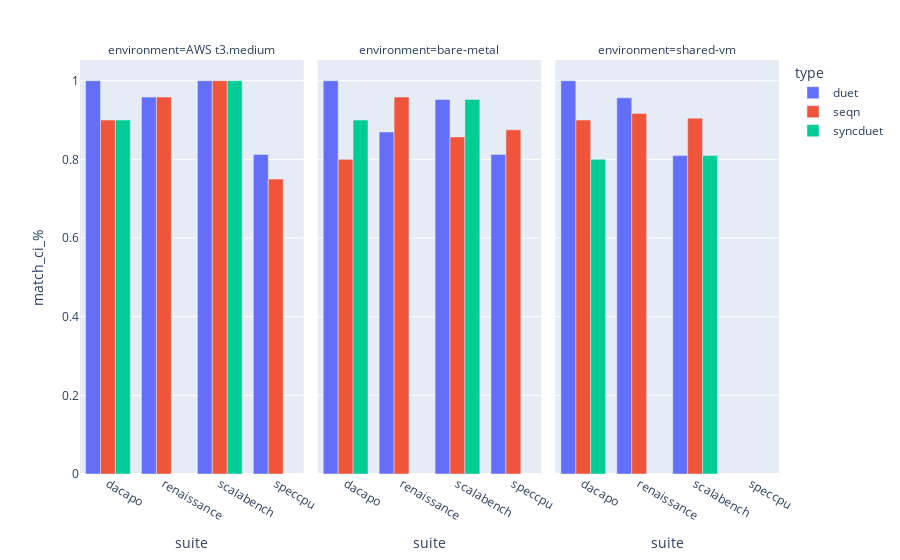

The notebook cell saved with this chart:
### Markdown cell above
### CI test

### Code cell
df_pred_ci = arbiter_ci_contains_zero(df_ci)
df = group_predictions(df_pred_ci, utest=False)
px.bar(
    df,
    x=RF.suite,
    y=DF.match_ratio_ci,
    facet_col=DF.env,
    color=RF.type,
    barmode="group",
)

### Figure 1 — Plotly figure (JSON) as saved in the notebook; plotly's stock layout.template omitted (floating-point values rounded to 4 significant figures)
{"data": [{"alignmentgroup": "True", "hovertemplate": "type=duet<br>environment=AWS t3.medium<br>suite=%{x}<br>match_ci_%=%{y}<extra></extra>", "legendgroup": "duet", "marker": {"color": "#636efa", "pattern": {"shape": ""}}, "name": "duet", "offsetgroup": "duet", "orientation": "v", "showlegend": true, "textposition": "auto", "type": "bar", "x": ["dacapo", "renaissance", "scalabench", "speccpu"], "xaxis": "x", "y": [1, 0.9583, 1, 0.8125], "yaxis": "y"}, {"alignmentgroup": "True", "hovertemplate": "type=duet<br>environment=bare-metal<br>suite=%{x}<br>match_ci_%=%{y}<extra></extra>", "legendgroup": "duet", "marker": {"color": "#636efa", "pattern": {"shape": ""}}, "name": "duet", "offsetgroup": "duet", "orientation": "v", "showlegend": false, "textposition": "auto", "type": "bar", "x": ["dacapo", "renaissance", "scalabench", "speccpu"], "xaxis": "x2", "y": [1, 0.8696, 0.9524, 0.8125], "yaxis": "y2"}, {"alignmentgroup": "True", "hovertemplate": "type=duet<br>environment=shared-vm<br>suite=%{x}<br>match_ci_%=%{y}<extra></extra>", "legendgroup": "duet", "marker": {"color": "#636efa", "pattern": {"shape": ""}}, "name": "duet", "offsetgroup": "duet", "orientation": "v", "showlegend": false, "textposition": "auto", "type": "bar", "x": ["dacapo", "renaissance", "scalabench"], "xaxis": "x3", "y": [1, 0.9565, 0.8095], "yaxis": "y3"}, {"alignmentgroup": "True", "hovertemplate": "type=seqn<br>environment=AWS t3.medium<br>suite=%{x}<br>match_ci_%=%{y}<extra></extra>", "legendgroup": "seqn", "marker": {"color": "#EF553B", "pattern": {"shape": ""}}, "name": "seqn", "offsetgroup": "seqn", "orientation": "v", "showlegend": true, "textposition": "auto", "type": "bar", "x": ["dacapo", "renaissance", "scalabench", "speccpu"], "xaxis": "x", "y": [0.9, 0.9583, 1, 0.75], "yaxis": "y"}, {"alignmentgroup": "True", "hovertemplate": "type=seqn<br>environment=bare-metal<br>suite=%{x}<br>match_ci_%=%{y}<extra></extra>", "legendgroup": "seqn", "marker": {"color": "#EF553B", "pattern": {"shape": ""}}, "name": "seqn", "offsetgroup": "seqn", "orientation": "v", "showlegend": false, "textposition": "auto", "type": "bar", "x": ["dacapo", "renaissance", "scalabench", "speccpu"], "xaxis": "x2", "y": [0.8, 0.9583, 0.8571, 0.875], "yaxis": "y2"}, {"alignmentgroup": "True", "hovertemplate": "type=seqn<br>environment=shared-vm<br>suite=%{x}<br>match_ci_%=%{y}<extra></extra>", "legendgroup": "seqn", "marker": {"color": "#EF553B", "pattern": {"shape": ""}}, "name": "seqn", "offsetgroup": "seqn", "orientation": "v", "showlegend": false, "textposition": "auto", "type": "bar", "x": ["dacapo", "renaissance", "scalabench"], "xaxis": "x3", "y": [0.9, 0.9167, 0.9048], "yaxis": "y3"}, {"alignmentgroup": "True", "hovertemplate": "type=syncduet<br>environment=AWS t3.medium<br>suite=%{x}<br>match_ci_%=%{y}<extra></extra>", "legendgroup": "syncduet", "marker": {"color": "#00cc96", "pattern": {"shape": ""}}, "name": "syncduet", "offsetgroup": "syncduet", "orientation": "v", "showlegend": true, "textposition": "auto", "type": "bar", "x": ["dacapo", "scalabench"], "xaxis": "x", "y": [0.9, 1], "yaxis": "y"}, {"alignmentgroup": "True", "hovertemplate": "type=syncduet<br>environment=bare-metal<br>suite=%{x}<br>match_ci_%=%{y}<extra></extra>", "legendgroup": "syncduet", "marker": {"color": "#00cc96", "pattern": {"shape": ""}}, "name": "syncduet", "offsetgroup": "syncduet", "orientation": "v", "showlegend": false, "textposition": "auto", "type": "bar", "x": ["dacapo", "scalabench"], "xaxis": "x2", "y": [0.9, 0.9524], "yaxis": "y2"}, {"alignmentgroup": "True", "hovertemplate": "type=syncduet<br>environment=shared-vm<br>suite=%{x}<br>match_ci_%=%{y}<extra></extra>", "legendgroup": "syncduet", "marker": {"color": "#00cc96", "pattern": {"shape": ""}}, "name": "syncduet", "offsetgroup": "syncduet", "orientation": "v", "showlegend": false, "textposition": "auto", "type": "bar", "x": ["dacapo", "scalabench"], "xaxis": "x3", "y": [0.8, 0.8095], "yaxis": "y3"}], "layout": {"annotations": [{"font": {}, "showarrow": false, "text": "environment=AWS t3.medium", "x": 0.16, "xanchor": "center", "xref": "paper", "y": 1, "yanchor": "bottom", "yref": "paper"}, {"font": {}, "showarrow": false, "text": "environment=bare-metal", "x": 0.5, "xanchor": "center", "xref": "paper", "y": 1, "yanchor": "bottom", "yref": "paper"}, {"font": {}, "showarrow": false, "text": "environment=shared-vm", "x": 0.84, "xanchor": "center", "xref": "paper", "y": 1, "yanchor": "bottom", "yref": "paper"}], "barmode": "group", "legend": {"title": {"text": "type"}, "tracegroupgap": 0}, "margin": {"t": 60}, "xaxis": {"anchor": "y", "domain": [0, 0.32], "title": {"text": "suite"}}, "xaxis2": {"anchor": "y2", "domain": [0.34, 0.66], "matches": "x", "title": {"text": "suite"}}, "xaxis3": {"anchor": "y3", "domain": [0.68, 1.0], "matches": "x", "title": {"text": "suite"}}, "yaxis": {"anchor": "x", "domain": [0, 1], "title": {"text": "match_ci_%"}}, "yaxis2": {"anchor": "x2", "domain": [0, 1], "matches": "y", "showticklabels": false}, "yaxis3": {"anchor": "x3", "domain": [0, 1], "matches": "y", "showticklabels": false}}}
